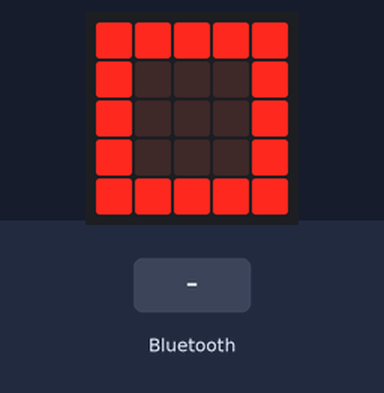
The program below on a simulated BBC micro:bit (MakeCode). Parts: the board's 5×5 LED display. The inputs (shaded band) are chosen by the test bench.

Above: at 1.6 s.
1.7 s: a phone connects over Bluetooth
At 2.8 s:
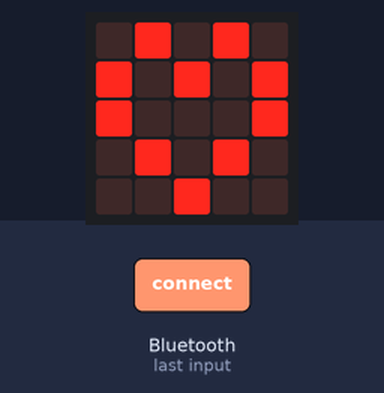
3.2 s: a phone disconnects over Bluetooth
At 4.0 s:
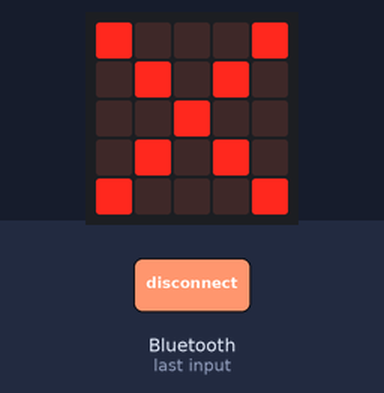
Timing chart, 0 to 6.2 s (numbered marks = the images above; inputs shaded):
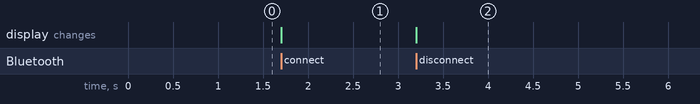

The program:

main.ts
```typescript
bluetooth.onBluetoothConnected(function () {
    basic.showLeds(`
        . # . # .
        # . # . #
        # . . . #
        . # . # .
        . . # . .
        `)
})
bluetooth.onBluetoothDisconnected(function () {
    basic.showLeds(`
        # . . . #
        . # . # .
        . . # . .
        . # . # .
        # . . . #
        `)
})
bluetooth.startTemperatureService()
basic.showLeds(`
    # # # # #
    # . . . #
    # . . . #
    # . . . #
    # # # # #
    `)
```

test.ts
```typescript
// テストはここに来ます。このパッケージが拡張機能として使用されるときにはコンパイルされません。
```

Measured:
- after the input at 1.7 s, the display: changes at once (image 1)
- after the input at 3.2 s, the display: changes at once (image 2)
